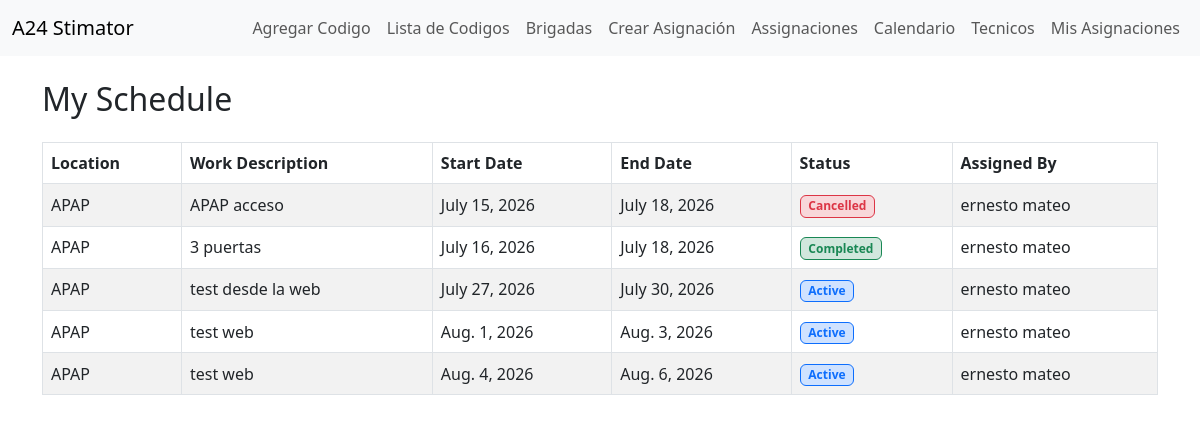
/work-tracking/my-schedule/ (signed in), run on the app's committed database.
### work_tracking/models.py (models this page shows, shortened)
class TechnicianAssigment(models.Model):
    STATUS_ACTIVE = 'active'
    STATUS_CANCELLED = 'cancelled'
    STATUS_COMPLETED = 'completed'
    STATUS_CHOICES = [
        (STATUS_ACTIVE, 'Active'),
        (STATUS_CANCELLED, 'Cancelled'),
        (STATUS_COMPLETED, 'Completed'),
    ]
    workers = models.ManyToManyField(User, through='AssignmentMember', related_name='work_assignments')
    assigned_by = models.ForeignKey(User, on_delete=models.PROTECT, related_name='created_technician_assigments')
    location = models.CharField(max_length=255)
    work_description = models.TextField(blank=True, null=True)
    start_date = models.DateField()
    end_date = models.DateField()
    status = models.CharField(max_length=20, choices=STATUS_CHOICES, default=STATUS_ACTIVE)
    created_at = models.DateTimeField(auto_now_add=True)

### work_tracking/views.py (the view)
# urls.py: path("my-schedule/", views.my_schedule_view, name="my_schedule"),
@login_required(login_url='login')
def my_schedule_view(request):
    assignments = TechnicianAssigment.objects.filter(workers = request.user).prefetch_related("workers", "workers__profile",).select_related("assigned_by",).order_by("start_date", "end_date")
    return render(request, 'work_tracking/my_schedule.html', {'assignments': assignments})

### work_tracking/templates/work_tracking/my_schedule.html (shortened to what this page needs)
{% extends 'html/layout.html' %}
{% block content %}
<h2 class="mb-4">My Schedule</h2>
{% if assignments %}
    <div class="table-responsive">
        <table class="table table-striped table-bordered align-middle">
            <thead>
                <tr>
                    <th>Location</th>
                    <th>Work Description</th>
                    <th>Start Date</th>
                    <th>End Date</th>
                    <th>Status</th>
                    <th>Assigned By</th>
                </tr>
            </thead>
            <tbody>
                {% for assignment in assignments %}
                    <tr>
                        <td>{{ assignment.location }}</td>
                        <td>{{ assignment.work_description|default:"-" }}</td>
                        <td>{{ assignment.start_date }}</td>
                        <td>{{ assignment.end_date }}</td>
                        <td>
                            {% if assignment.status == "completed" %}
                                <span class="badge bg-success-subtle text-success border border-success">
                                    {{ assignment.get_status_display }}
                                </span>
                            {% elif assignment.status == "cancelled" %}
                                <span class="badge bg-danger-subtle text-danger border border-danger">
                                    {{ assignment.get_status_display }}
                                </span>
                            {% else %}
                                <span class="badge bg-primary-subtle text-primary border border-primary">
                                    {{ assignment.get_status_display }}
                                </span>
                            {% endif %}
                        </td>
                        <td>{{ assignment.assigned_by.get_full_name|default:assignment.assigned_by.username }}</td>
                    </tr>
                {% endfor %}
            </tbody>
        </table>
    </div>
{% else %}
    <div class="alert alert-info">
        You do not have any assignments yet.
    </div>
{% endif %}
{% endblock %}

### data on the page
TechnicianAssigment: location "APAP", work_description "APAP acceso", start_date "July 15, 2026", end_date "July 18, 2026", status "Cancelled", assigned_by.get_full_name "ernesto mateo"
TechnicianAssigment: location "APAP", work_description "3 puertas", start_date "July 16, 2026", end_date "July 18, 2026", status "Completed", assigned_by.get_full_name "ernesto mateo"
TechnicianAssigment: location "APAP", work_description "test desde la web", start_date "July 27, 2026", end_date "July 30, 2026", status "Active", assigned_by.get_full_name "ernesto mateo"
TechnicianAssigment: location "APAP", work_description "test web", start_date "Aug. 1, 2026", end_date "Aug. 3, 2026", status "Active", assigned_by.get_full_name "ernesto mateo"
TechnicianAssigment: location "APAP", work_description "test web", start_date "Aug. 4, 2026", end_date "Aug. 6, 2026", status "Active", assigned_by.get_full_name "ernesto mateo"
